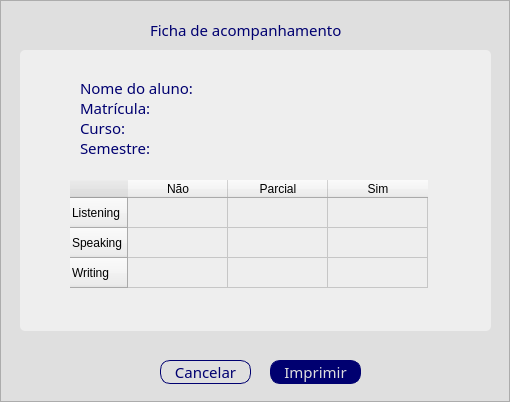
<?xml version="1.0" encoding="UTF-8"?>
<ui version="4.0">
 <class>Form</class>
 <widget class="QWidget" name="Form">
  <property name="geometry">
   <rect>
    <x>0</x>
    <y>0</y>
    <width>510</width>
    <height>402</height>
   </rect>
  </property>
  <property name="minimumSize">
   <size>
    <width>510</width>
    <height>402</height>
   </size>
  </property>
  <property name="maximumSize">
   <size>
    <width>510</width>
    <height>402</height>
   </size>
  </property>
  <property name="sizeIncrement">
   <size>
    <width>510</width>
    <height>402</height>
   </size>
  </property>
  <property name="baseSize">
   <size>
    <width>510</width>
    <height>402</height>
   </size>
  </property>
  <property name="windowTitle">
   <string>Ficha de acompanhamento</string>
  </property>
  <widget class="QFrame" name="frame">
   <property name="geometry">
    <rect>
     <x>0</x>
     <y>0</y>
     <width>510</width>
     <height>402</height>
    </rect>
   </property>
   <property name="minimumSize">
    <size>
     <width>510</width>
     <height>402</height>
    </size>
   </property>
   <property name="maximumSize">
    <size>
     <width>510</width>
     <height>402</height>
    </size>
   </property>
   <property name="sizeIncrement">
    <size>
     <width>510</width>
     <height>402</height>
    </size>
   </property>
   <property name="styleSheet">
    <string notr="true">background-color: rgb(223, 223, 223);</string>
   </property>
   <property name="frameShape">
    <enum>QFrame::StyledPanel</enum>
   </property>
   <property name="frameShadow">
    <enum>QFrame::Raised</enum>
   </property>
   <widget class="QPushButton" name="pushButton_9">
    <property name="geometry">
     <rect>
      <x>270</x>
      <y>360</y>
      <width>91</width>
      <height>24</height>
     </rect>
    </property>
    <property name="styleSheet">
     <string notr="true">QPushButton {
	font: 15px Montserrat, sans-serif;
	font-weight: normal;
	border: 1px solid rgb(0, 0, 112) ;
	border-radius: 10px;
	color: rgb(223, 223, 223);
	background-color: rgb(0, 0, 112);
}

QPushButton:hover {
	background-color: rgb(237, 224, 7);
	border-radius: 10px;
	color: rgb(0, 0, 112);
}

QPushButton:pressed {
	background-color: rgb(211, 214, 4);
}</string>
    </property>
    <property name="text">
     <string>Imprimir</string>
    </property>
   </widget>
   <widget class="QPushButton" name="pushButton_8">
    <property name="geometry">
     <rect>
      <x>160</x>
      <y>360</y>
      <width>91</width>
      <height>24</height>
     </rect>
    </property>
    <property name="styleSheet">
     <string notr="true">QPushButton {
	font: 15px Montserrat, sans-serif;
	font-weight: normal;
	border: 1px solid rgb(0, 0, 112) ;
	border-radius: 10px;
	color: rgb(0, 0, 112);
}

QPushButton:hover {
	background-color: rgb(237, 224, 7);
	border-radius: 10px;
	color: rgb(0, 0, 112);
}

QPushButton:pressed {
	background-color: rgb(211, 214, 4);
}</string>
    </property>
    <property name="text">
     <string>Cancelar</string>
    </property>
   </widget>
   <widget class="QFrame" name="frame_2">
    <property name="geometry">
     <rect>
      <x>20</x>
      <y>50</y>
      <width>471</width>
      <height>281</height>
     </rect>
    </property>
    <property name="styleSheet">
     <string notr="true">QFrame {
	background-color: rgb(238, 238, 238);
	border-radius: 5px;
}</string>
    </property>
    <property name="frameShape">
     <enum>QFrame::StyledPanel</enum>
    </property>
    <property name="frameShadow">
     <enum>QFrame::Raised</enum>
    </property>
    <widget class="QLabel" name="label_5">
     <property name="geometry">
      <rect>
       <x>60</x>
       <y>90</y>
       <width>81</width>
       <height>16</height>
      </rect>
     </property>
     <property name="styleSheet">
      <string notr="true">QLabel {
	font: 15px Montserrat, sans-serif;
	font-weight: normal;
	color: rgb(0, 0, 112);
}</string>
     </property>
     <property name="text">
      <string>Semestre:</string>
     </property>
    </widget>
    <widget class="QLabel" name="label_6">
     <property name="geometry">
      <rect>
       <x>60</x>
       <y>70</y>
       <width>51</width>
       <height>16</height>
      </rect>
     </property>
     <property name="styleSheet">
      <string notr="true">QLabel {
	font: 15px Montserrat, sans-serif;
	font-weight: normal;
	color: rgb(0, 0, 112);
}</string>
     </property>
     <property name="text">
      <string>Curso:</string>
     </property>
    </widget>
    <widget class="QLabel" name="label_7">
     <property name="geometry">
      <rect>
       <x>60</x>
       <y>50</y>
       <width>81</width>
       <height>16</height>
      </rect>
     </property>
     <property name="styleSheet">
      <string notr="true">QLabel {
	font: 15px Montserrat, sans-serif;
	font-weight: normal;
	color: rgb(0, 0, 112);
}</string>
     </property>
     <property name="text">
      <string>Matrícula:</string>
     </property>
    </widget>
    <widget class="QLabel" name="label_8">
     <property name="geometry">
      <rect>
       <x>60</x>
       <y>30</y>
       <width>131</width>
       <height>16</height>
      </rect>
     </property>
     <property name="styleSheet">
      <string notr="true">QLabel {
	font: 15px Montserrat, sans-serif;
	font-weight: normal;
	color: rgb(0, 0, 112);
}</string>
     </property>
     <property name="text">
      <string>Nome do aluno:</string>
     </property>
    </widget>
    <widget class="QTableWidget" name="tableWidget">
     <property name="geometry">
      <rect>
       <x>50</x>
       <y>130</y>
       <width>361</width>
       <height>116</height>
      </rect>
     </property>
     <property name="minimumSize">
      <size>
       <width>361</width>
       <height>116</height>
      </size>
     </property>
     <property name="maximumSize">
      <size>
       <width>361</width>
       <height>116</height>
      </size>
     </property>
     <property name="sizeIncrement">
      <size>
       <width>361</width>
       <height>116</height>
      </size>
     </property>
     <row>
      <property name="text">
       <string>Listening</string>
      </property>
     </row>
     <row>
      <property name="text">
       <string>Speaking</string>
      </property>
     </row>
     <row>
      <property name="text">
       <string>Writing</string>
      </property>
     </row>
     <column>
      <property name="text">
       <string>Não</string>
      </property>
     </column>
     <column>
      <property name="text">
       <string>Parcial</string>
      </property>
     </column>
     <column>
      <property name="text">
       <string>Sim</string>
      </property>
     </column>
    </widget>
   </widget>
   <widget class="QLabel" name="label_9">
    <property name="geometry">
     <rect>
      <x>150</x>
      <y>20</y>
      <width>211</width>
      <height>20</height>
     </rect>
    </property>
    <property name="styleSheet">
     <string notr="true">QLabel {
	font: 15px Montserrat, sans-serif;
	font-weight: normal;
	color: rgb(0, 0, 112);
}</string>
    </property>
    <property name="text">
     <string>Ficha de acompanhamento</string>
    </property>
   </widget>
  </widget>
 </widget>
 <resources/>
 <connections/>
</ui>
